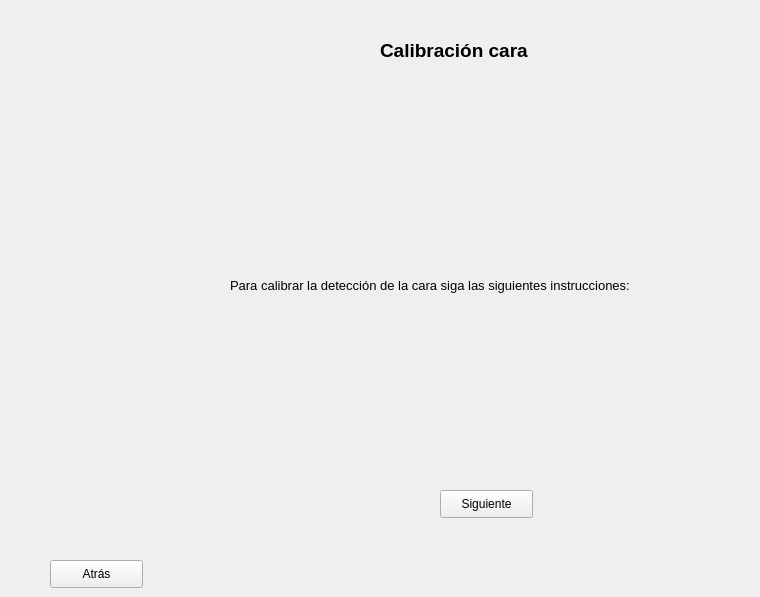
    <widget class="QWidget" name="page_9">
     <widget class="QLabel" name="label_28">
      <property name="geometry">
       <rect>
        <x>380</x>
        <y>30</y>
        <width>201</width>
        <height>41</height>
       </rect>
      </property>
      <property name="font">
       <font>
        <pointsize>14</pointsize>
        <weight>75</weight>
        <bold>true</bold>
       </font>
      </property>
      <property name="text">
       <string>Calibración cara</string>
      </property>
     </widget>
     <widget class="QLabel" name="label_29">
      <property name="geometry">
       <rect>
        <x>230</x>
        <y>270</y>
        <width>521</width>
        <height>31</height>
       </rect>
      </property>
      <property name="font">
       <font>
        <pointsize>10</pointsize>
       </font>
      </property>
      <property name="text">
       <string>Para calibrar la detección de la cara siga las siguientes instrucciones:</string>
      </property>
     </widget>
     <widget class="QPushButton" name="pushButton_19">
      <property name="geometry">
       <rect>
        <x>50</x>
        <y>560</y>
        <width>93</width>
        <height>28</height>
       </rect>
      </property>
      <property name="text">
       <string>Atrás</string>
      </property>
     </widget>
     <widget class="QPushButton" name="pushButton_20">
      <property name="geometry">
       <rect>
        <x>440</x>
        <y>490</y>
        <width>93</width>
        <height>28</height>
       </rect>
      </property>
      <property name="text">
       <string>Siguiente</string>
      </property>
     </widget>
    </widget>
